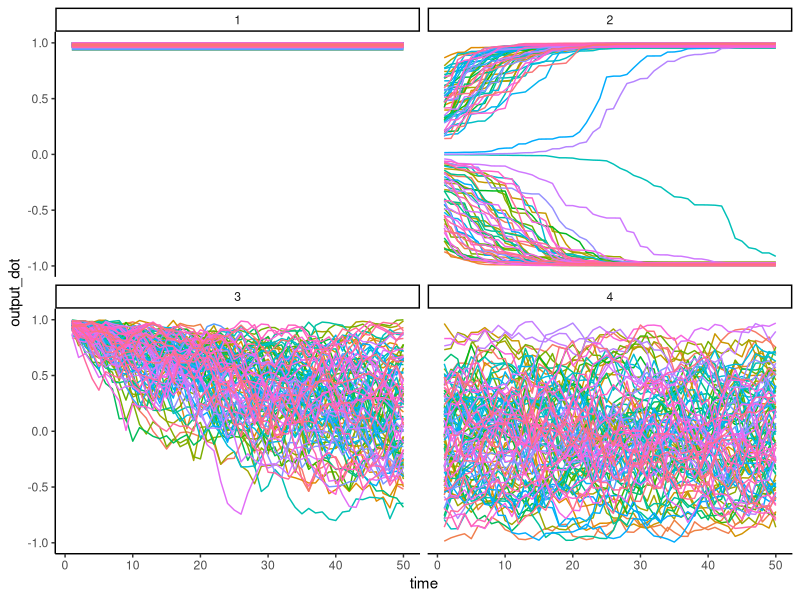

Reproduce this figure in R.
## ---- chunk 1
desired_output <-"Fig_2"
## ---- chunk 2
# First, make sure desired_output is actually set 
if (!exists("desired_output")) { 
  stop("set desired_output!")           # if empty, shout! 
}

# Set Up  ---------------------------------------------------------------------

 install.packages(c("tidyverse", "ggpubr", "igraph"))
 library(tidyverse)   
 library(ggpubr)  # used to arrange plots 
 library(igraph)  # used to compute social network statistics

##  Create Functions -----------------------------------------------------------

# to normalize vectors  
normv <- function(x) { 
  x / c(sqrt(x %*% x))
}

# to compute cosine similarity 
cosim <- function(x, y) {          
  normv(x) %*% normv(y)
}

# to create sigmoid function,
sigmoid <- function(s, x) {  # s = steepness 
  1 / (1 + exp(s * (-x)))
}

##  General -------------------------------------------------------------------

set.seed(999)
agent_N <- 100  # number of agents 
T <- 50  # number of timesteps in each run 

if (desired_output == "Fig_s2" | desired_output == "Fig_s3") {
  # The simulations described in the supplementary materials compare average
  # results for agents of a particular cognitive type (type 2 or 4) with and 
  # without relational mobility over 100 runs of each. Therefore:
  conditions <- 2
  simnum_N <- 100 
  out_op_dist <- list()  # for output 
  for (c in 1:conditions) {
    out_op_dist[[c]] <- array(0, dim = c(4, T + 1, simnum_N))  
  }
  names(out_op_dist) <- c("no_mobility", "mobility")
} else { 
  # simulations in the main body of the paper are used to illustrate opinion
  # dynamics across four cognitive types with varying relational mobility, so:
  conditions <- 4
  simnum_N <- 1
  OutX <- list() # for output
  for (c in 1:conditions) {
    OutX[[c]] <- array(0, dim = c(agent_N, 5, T + 1))  
  }
  names(OutX) <- c("type_1", "type_2", "type_3", "type_4")
  out_a <- matrix(0, 5, conditions * simnum_N) # for tracking ideology a
}

##  Sub Model 1. Tensor Product -----------------------------------------------

w_i <- .5 # the learning rate
# 0 < w_i < 1, where larger values = slower learning

op <-  10  # the opposition strength
# for ideology representation a and contrasting ideology b

##  Sub Model 2. Social Influence ---------------------------------------------

K <- 1 # number of iterations for Friedkin et al. grounding process each timestep

Cf <- diag(5)  # C matrix from original model; replaced with identity matrix here 
# as this is absorbed in the Tensor Product model. 

# Get going -------------------------------------------------------------------

types_run <- 1 

##  Simulations from main body of paper --------------------------------------

if (desired_output == "Fig_2" | 
    desired_output == "Fig_3" |
    desired_output == "Fig_4") {
  while (types_run < 5) {
    
    for (simnum in 1:simnum_N) {
      
      # Set Agent Cognitive Type 
      type <- types_run
      
      # Set Relational Mobility
      if (desired_output == "Fig_2") {  
        relational_mobility <- 1 # Friedkin et al. model is not included
      } 
      if (desired_output == "Fig_3") { 
        relational_mobility <- 2  # Social influence via static network
      } 
      if (desired_output == "Fig_4") {
        relational_mobility <- 3  # Social influence via dynamic network
      } 
      
      # Initialise sub model 1. Tensor Product 
      
      # Set up the ideology representation a and contrasting ideology b 
      a <- normv(runif(5, -1, 1))  # |a| = 5, normalized w values from -1 to 1
      out_a[, type] <- a 
      b <- normv(-a + rnorm(5, 0, 1 / op))
      
      # Create the starting input matrix X0
      X0 <- matrix(0, agent_N, 5)  
      for (i in 1:agent_N) {
        X0[i, ] <- normv(runif(5, -1, 1))
      }
      
      # Set up to store output 
      OutX[[types_run]][, , 1] <- X0  # starting with t = 1
      X <- X0
      
      # Individualise learning 
      s0 <- matrix(0, agent_N, 5)  # self representation
      e0 <- matrix(0, agent_N, 5)  # learned ideology (of a with noise)
      eu <- matrix(0, agent_N, 5)  # individualised belief system 
      for (agent_i in 1:agent_N) {
        s0[agent_i,] <- normv(runif(5, -1, 1))       
        e0[agent_i,] <- normv(a + rnorm(5, 0, .1))  
        eu[agent_i,] <- normv(runif(5, -1, 1))
      }
      
      # Set agent cognitive style/type
      C <- array(0, dim=c(5, 5, agent_N)) # interpeter 
      M <- array(0, dim=c(5, 5, agent_N)) # memory 
      if (type == 1 | type == 2) {   
        ideological_filter <- TRUE   
      } else {                      
        ideological_filter <- FALSE
      }
      if (type == 1 | type == 3) {
        ideological_ego <- TRUE
      } else {
        ideological_ego <- FALSE
      }
      for (agent_i in 1:agent_N) {
        if(ideological_filter == TRUE) {  
          # get ideological filter 
          C[, , agent_i] <- normv(e0[agent_i, ]) %*% t(normv(e0[agent_i, ]))
        } else {  
          # otherwise unbiased filter
          C[, , agent_i] <- diag(5)                                    
        }
        if (ideological_ego == TRUE) {
          # get ideological ego-involvement
          M[, , agent_i] <- s0[agent_i, ] %*% t(e0[agent_i, ])              
        } else {
          # otherwise have non-ideological ego-involvement
          M[, , agent_i] <- s0[agent_i, ] %*% t(eu[agent_i, ])             
        } 
      }
      
      # Set up empty matrices:
      input <- matrix(0, agent_N, 5)  # input from each agent
      e <- matrix(0, agent_N, 5)  # interpretations of input received 
      s <- matrix(0, agent_N, 5)  # source memory 
      E <- matrix(0, 5, 5)  # episodic memory 
      output <- matrix(0, agent_N, 5)  # output 
      
      
      # Initialise sub model 2. Social Influence 
      
      # Set up the influence matrix, W
      W <- matrix(0, agent_N, agent_N)      
      W0 <- matrix(0, agent_N, agent_N)  # influence matrix at t = 1
      uW <- matrix(0, agent_N, agent_N)    
      St <- rnorm(agent_N, 0, 1)
      stubborn <- runif(agent_N, 0, 0.6) # agents influence on itself, wii, a trait 
      for (i in 1:agent_N) {
        for (j in 1:agent_N) {
          uW[, j] <- sigmoid(2, St[j] - St[i])
          W0[i, ] <- (( (1- stubborn[i]) / (sum(uW[i, ]) - uW[i, i])) * uW[i, ])
          W0[i, i] <- stubborn[i]  
        }
      }
      # Make sure influence matrix can be modified  
      W <- W0 
      Wb <- W0
      
      # Set up A 
      A <- matrix(0, agent_N, agent_N)
      for (i in 1:agent_N) {
        A[i, i] <- 1 - (diag(W0)[i])  # 1 - influence 
      }
      
      # Set up I
      I <- diag(agent_N) 
      
      # Add network dynamics 
      if (relational_mobility == 1) { 
        friedkin <- FALSE  
        change_ties <- FALSE  # or lack there of
        change_severe <- FALSE  
      } else {  
        friedkin <- TRUE
        if (relational_mobility == 2) {  # is this efficient? No.. but it works
          change_ties <- FALSE
          change_severe <- FALSE
        } else {  
          change_ties <- TRUE
          change_severe <- TRUE 
        }
      }
      
      # Ticks start (main)-----------------------------------------------------
      
      for (t in 1:T) {  # in each timestep
        
        for (agent_i in 1:agent_N) {  # each agent goes through
          
          # The Tensor Product Model 
          
          # takes input from X
          input[agent_i, ] <- normv(X[agent_i, ])
          # interprets it via C
          e[agent_i, ] <- C[, , agent_i] %*% input[agent_i, ]  
          # attributes source via M 
          s[agent_i, ] <- M[, , agent_i] %*% e[agent_i, ]  
          # forms an episodic memory 
          E <- s[agent_i, ] %*% t(e[agent_i, ])  
          # updates their long-term memory 
          M[, , agent_i] <-  w_i * M[, , agent_i] +  (1 - w_i) * E 
          # generates output 
          output[agent_i, ] <- 
            # first, filtering product of self-opinion and memory  
            C[, , agent_i] %*% normv(as.vector(t(s0[agent_i, ]) %*%  M[, , agent_i]))   
          # then saving it to feed into the Friedkin et al. model 
          X[agent_i, ] <- output[agent_i, ]
        }
        
        # Then, the Friedkin et al. model is repeated K times 
        
        if (friedkin == TRUE) {
          Xk <- X
          # update output matrix via communication (grounding process) 
          for (k in 1:K) {
            Xk <- A %*% W %*% Xk %*% t(Cf) + 
              ((I - A) %*% X)
            X <- Xk
          }
        }
        
        # store output from round, will act as input for next
        OutX[[types_run]][, , t + 1] <- X
        
        # Next, social network dynamics play out (if permitted )
        
        # modify influence matrix W
        if (change_ties == TRUE) {
          if (change_severe == TRUE) {
            for (i in 1:agent_N) {
              for (j in 1:agent_N) {
                # callibrate influence at resonance and cut ties if dissonant
                if (cosim(X[i, ], X[j, ]) > 0) {
                  # boost!
                  Wb[i, j] <- sigmoid(2, cosim(X[i, ], X[j, ]))
                } else {
                  # bye!
                  Wb[i, j] <- 0
                }
              }  # end j 
              if (sum(Wb[i, ]) - Wb[i, i] == 0 ) {
                W[i, ] <- Wb[i, ]
              } else {
                W[i, ] <- (( (1- stubborn[i]) / (sum(Wb[i, ]) - Wb[i, i])) * Wb[i, ])
              }
              W[i, i] <- stubborn[i] # self-influence is trait, so stays same over runs 
            } # end i 
            
            # If network is static, option to decrease influence if dissonant
            # (not included in this paper)
          } else {   
            if (cosim(X[i, ], X[j, ]) > 0) {
              Wb[i, j] <- sigmoid(2, cosim(X[i, ], X[j, ]))
            } else {
              Wb[i, j] <- sigmoid(-2, cosim(X[i, ], X[j, ]))
            }
          }
        }
        
        # When only incorperating the Tensor Product model, 
        if (friedkin == FALSE) {
          # create random input for the next time step. 
          for (i in 1:agent_N) {
            X[i, ] <- normv(runif(5, -1, 1))
          }
        }
      } # end timestep
    }  # end of runs for agent cognitive type 
    
    types_run <- types_run + 1
  }  
  # end simulations, ready to plot!  
}

##  Simulations from supplementary materials ----------------------------------

if (desired_output == "Fig_s2" | desired_output == "Fig_s3") {
  
  while (types_run < 3) {
    
    for (simnum in 1:simnum_N) {
      
      # Set Agent Cognitive Type 
      if (desired_output == "Fig_s2") {
        type <- 2 
      } else { # Fig_s3
        type <- 4 
      }
      
      # Set Relational Mobility
      if (types_run == 1) {
        relational_mobility <- 2  # run no rewiring
      } else {
        relational_mobility <- 3  # then rewiring 
      }
      
      # Initialise sub model 1. Tensor Product 
      
      # Set up the ideology representation a and contrasting ideology b 
      a <- normv(runif(5, -1, -1))  # |a| = 5, normalized w values from -1 to 1
      b <- normv(-a + rnorm(5, 0, 1 / op))
      
      # Create the starting input matrix X0
      X0 <- matrix(0, agent_N, 5)  
      for (i in 1:agent_N) {
        X0[i, ] <- normv(runif(5, -1, 1))
      }
      X <- X0
      
      # Individualise learning 
      s0 <- matrix(0, agent_N, 5)  # self representation
      e0 <- matrix(0, agent_N, 5)  # learned ideology (of a with noise)
      eu <- matrix(0, agent_N, 5)  # individualised belief system 
      for (agent_i in 1:agent_N) {
        s0[agent_i,] <- normv(runif(5, -1, 1))       
        e0[agent_i,] <- normv(a + rnorm(5, 0, .1))  
        eu[agent_i,] <- normv(runif(5, -1, 1))
      }
      
      # Set agent cognitive style/type
      C <- array(0, dim=c(5, 5, agent_N)) # interpeter 
      M <- array(0, dim=c(5, 5, agent_N)) # memory 
      if (type == 2) {
        ideological_filter <- TRUE
        ideological_ego <- FALSE
      }
      
      if (type == 4) {
        ideological_filter <- FALSE
        ideological_ego <- FALSE
      }
      for (agent_i in 1:agent_N) {
        if(ideological_filter == TRUE) {  
          # get ideological filter 
          C[, , agent_i] <- normv(e0[agent_i, ]) %*% t(normv(e0[agent_i, ]))
        } else {  
          # otherwise unbiased filter
          C[, , agent_i] <- diag(5)                                    
        }
        if (ideological_ego == TRUE) {
          # get ideological ego-involvement
          M[, , agent_i] <- s0[agent_i, ] %*% t(e0[agent_i, ])              
        } else {
          # otherwise have non-ideological ego-involvement
          M[, , agent_i] <- s0[agent_i, ] %*% t(eu[agent_i, ])             
        } 
      }
      
      # Set up empty matrices:
      input <- matrix(0, agent_N, 5)  # input from each agent
      e <- matrix(0, agent_N, 5)  # interpretations of input received 
      s <- matrix(0, agent_N, 5)  # source memory 
      E <- matrix(0, 5, 5)  # episodic memory 
      output <- matrix(0, agent_N, 5)  # output 
      
      # Initialise sub model 2. Social Influence 
      
      # Set up the influence matrix, W
      W <- matrix(0, agent_N, agent_N)      
      W0 <- matrix(0, agent_N, agent_N)  # influence matrix at t = 1
      uW <- matrix(0, agent_N, agent_N)    
      St <- rnorm(agent_N, 0, 1)
      stubborn <- runif(agent_N, 0, 0.6) # agents influence on itself, wii, a trait 
      for (i in 1:agent_N) {
        for (j in 1:agent_N) {
          uW[, j] <- sigmoid(2, St[j] - St[i])
          W0[i, ] <- (( (1- stubborn[i]) / (sum(uW[i, ]) - uW[i, i])) * uW[i, ])
          W0[i, i] <- stubborn[i]  
        }
      }
      # Make sure influence matrix can be modified  
      W <- W0 
      Wb <- W0
      
      # Set up A 
      A <- matrix(0, agent_N, agent_N)
      for (i in 1:agent_N) {
        A[i, i] <- 1 - (diag(W0)[i])  # 1 - influence 
      }
      
      # Set up I
      I <- diag(agent_N) 
      
      # Add network dynamics 
      if (relational_mobility == 2) {  
        change_ties <- FALSE
        change_severe <- FALSE
      } else {  
        change_ties <- TRUE
        change_severe <- TRUE 
      }
      
      # Describe initial opinion distribution
      simx <- matrix(0, agent_N, agent_N)  # to track similarity in input
      simxadj <- matrix(0, agent_N, agent_N)
      for (i in 1:agent_N) {
        for (j in 1:agent_N) {
          simx[i, j] <- cosim(X0[i, ], X0[j, ])
        }
      }
      
      # Converse cosine similarities to network ties
      for (i in 1:agent_N) {
        for (j in 1:agent_N) {
          if (simx[i, j] > 0) {   # ties based on similarity of ideologies a
            simxadj[i, j] <- 1   # no ties for neutral or oposing others 
          } else {
            simxadj[i, j] <- 0
          }
        }
      }
      
      simnet <- igraph::graph_from_adjacency_matrix(simxadj)
      op_community <- igraph::cluster_walktrap(simnet)
      # Saving: 
      # 1. average similarity of ideologies
      op_mean <- mean(simx) 
      # 2. and the standard deviation
      op_sd <- sd(simx) 
      # 3. number of network clusters
      op_cluster <- max(igraph::membership(op_community)) 
      # Starting with t = 1
      out_op_dist[[types_run]][, 1, simnum] <- c(type, op_mean, op_sd, op_cluster)
      
      
      # Ticks start (supp)-----------------------------------------------------
      
      for (t in 1:T) {  # in each timestep
        
        for (agent_i in 1:agent_N) {  # each agent goes through
          
          # The Tensor Product Model 
          
          # input is taken from X
          input[agent_i, ] <- normv(X[agent_i, ])
          # interpeted via C
          e[agent_i, ] <- C[, , agent_i] %*% input[agent_i, ]  
          # source attributed via M
          s[agent_i, ] <- M[, , agent_i] %*% e[agent_i, ]  
          # episodic memory formed 
          E <- s[agent_i, ] %*% t(e[agent_i, ])  
          # LTM memory updated
          M[, , agent_i] <-  w_i * M[, , agent_i] +  (1 - w_i) * E 
          # output generated
          output[agent_i, ] <- 
            # intepretor filters product of self-opinion and memory 
            C[, , agent_i] %*% normv(as.vector(t(s0[agent_i, ]) %*%  M[, , agent_i]))   
          # output saved to feed in the Friedkin 
          X[agent_i, ] <- output[agent_i, ]
        }
        
        # Then, the Friedkin et al. model as a group, repeated K times 
        
        Xk <- X
        # Update output matrix via communication (grounding process) 
        for (k in 1:K) {
          Xk <- A %*% W %*% Xk %*% t(Cf) + 
            ((I - A) %*% X)
          X <- Xk
        }
        
        # Social network dynamics play out (if permitted )
        
        # Modify influence matrix W
        if (change_ties == TRUE) {
          if (change_severe == TRUE) {
            for (i in 1:agent_N) {
              for (j in 1:agent_N) {
                # callibrate influence at resonance and cut ties if dissonant
                if (cosim(X[i, ], X[j, ]) > 0) {
                  # boost!
                  Wb[i, j] <- sigmoid(2, cosim(X[i, ], X[j, ]))
                } else {
                  # bye!
                  Wb[i, j] <- 0
                }
              }  # end j 
              if (sum(Wb[i, ]) - Wb[i, i] == 0 ) {
                W[i, ] <- Wb[i, ]
              } else {
                W[i, ] <- (( (1- stubborn[i]) / (sum(Wb[i, ]) - Wb[i, i])) * Wb[i, ])
              }
              W[i, i] <- stubborn[i] # self-influence is trait, same over runs 
            } # end i 
          } 
        }
        
        # Compute relevant statistics for opinion distribution
        # starting with cosine similarity between opinion vectors
        for (i in 1:agent_N) {
          for (j in 1:agent_N) {
            simx[i, j] <- cosim(X[i, ], X[j, ])
          }
        }
        
        # convert cosine similarities to network ties 
        for (i in 1:agent_N) {
          for (j in 1:agent_N) {
            if (simx[i, j] > 0) {   
              simxadj[i, j] <- 1   
            } else {
              simxadj[i, j] <- 0
            }
          }
        } 
        
        # Get summary stats
        op_mean <- mean(simx)
        op_sd <- sd(simx)
        simnet <- igraph::graph_from_adjacency_matrix(simxadj)
        op_community <- igraph::cluster_walktrap(simnet)
        op_cluster <- max(igraph::membership(op_community)) 
        out_op_dist[[types_run]][, t + 1, simnum] <- c(type, op_mean, op_sd, op_cluster)
      }
    }
    types_run <- types_run + 1  
  }
} # end supplementary simulations 

## ---- chunk 3
# Plot  -----------------------------------------------------------------------

if (desired_output == "Fig_2") {
  # get out dot product of each agent's output and a
  out <- matrix(0, agent_N * conditions, T + 3)
  hold <- list()
  for (c in 1:conditions) {
    a_2 <- out_a[, c] # get relevant a out 
    for (row in 1:agent_N) {  
      # save agent type in first col
      out[(agent_N * c) + (row - agent_N), 1] <- c 
      # label agents 
      out[(agent_N * c) + (row - agent_N), 2] <- row
    }
    hold <- OutX[[c]]
    for (timestep in 1:T + 1) {
      # get agents output at time t in relevant condition
      colvec <- t(hold[, , timestep])
      for (i in 1:agent_N) {
        out[(agent_N * c) + ( i - agent_N), 1 + timestep] <- (a_2 %*% colvec[, i])
      }
    } 
  }
  # make this plotable 
  out <- as.data.frame(out)
  colnames(out) <- c("agent_type", "agent_id", 1:51)
  out <- pivot_longer(out, 
                       cols = -c(agent_type, agent_id),
                       names_to = "time", 
                       values_to = "output_dot")
  out$time <- as.numeric(out$time)
  out$agent_type <- factor(out$agent_type)
  # plot 
  ggplot(out, aes(x = time, y = output_dot, color = factor(agent_id))) +
    geom_line() + 
    xlim(1,50) +
    theme_classic() + 
    theme(legend.position = "none") + 
    facet_wrap(~ agent_type)
}

if (desired_output == "Fig_3" | desired_output == "Fig_4") {
  time <- rep(0:T, conditions)
  out <- list()
  for (c in 1:conditions) {
    out[[c]] <- matrix(0, T + 1, agent_N + 1)
    out[[c]][, 1] <- c
    a_2 <- out_a[, c] 
    for (i in 1:agent_N) {
      out[[c]][1, i + 1] <- cosim(a_2, OutX[[c]][i, , 1])
      for (t in 1:T) {
        out[[c]][t+1, i + 1] <- cosim(a_2, OutX[[c]][i, , t+1])
      }
    }
    hold <- as.data.frame(out[[c]])
    hold <- cbind(time, hold)
    colnames(hold)[2] <- "agent_type"
    colnames(hold)[3:102] <- c(1:agent_N)
    hold <- pivot_longer(hold, 
                         cols = -c(time,agent_type),
                         names_to = "agent",
                         values_to = "opinion")
    out[[c]] <- hold 
  }
  out_all <- rbind(out[[1]], out[[2]], out[[3]], out[[4]])
  ggplot(out_all, aes( x = time, y = opinion, color = factor(agent))) + 
    ylim(-1,1) +
    geom_line() + 
    theme_classic() + 
    theme(legend.position = "none") + 
    facet_wrap(~ agent_type)
}

if (desired_output == "Fig_s2" | desired_output == "Fig_s3" ) {
  # plot mean opinion clusters per timestep across runs 
  # and sd of opinion similarities per timestep across runs
  out_op_dat <- list()
  for (c in 1:conditions) {
    out_op_dat[[c]] <- matrix(0, simnum_N * (T + 1), 5)
    for (simnum in 1:simnum_N) {
      for (t in 0:T) {
        out_op_dat[[c]][t + 1 + (simnum - 1) * (T + 1), 1] <- simnum
        out_op_dat[[c]][t + 1 + (simnum - 1) * (T + 1), 2] <- t + 1
        out_op_dat[[c]][t + 1 + (simnum - 1) * (T + 1), 3] <- out_op_dist[[c]][2, t + 1, simnum] # op_mean
        out_op_dat[[c]][t + 1 + (simnum - 1) * (T + 1), 4] <- out_op_dist[[c]][3, t + 1, simnum] # op_sd 
        out_op_dat[[c]][t + 1 + (simnum - 1) * (T + 1), 5] <- out_op_dist[[c]][4, t + 1, simnum] # clusters
      }
    }
    hold <- as.data.frame(out_op_dat[[c]])
    colnames(hold) <- c("simulation","time","opinion_mean","opinion_SD","cluster")
    mean_cluster <- stats::aggregate(hold$cluster, 
                                     list(hold$time), 
                                     FUN = "mean")
    if (c == 1) {
      mean_cluster$mobility <- "no mobility"
      } else { 
      mean_cluster$mobility <- "high relational mobility"
    }
    colnames(mean_cluster)[1:2] <- c("time", "mean_clusters")
    # mean_sd 
    mean_sd <- stats::aggregate(hold$opinion_SD, 
                                list(hold$time), 
                                FUN = "mean")
    colnames(mean_sd) <- c("time", "mean_opinion_sd")
    hold <- cbind(mean_cluster, mean_sd)
    out_op_dat[[c]] <- hold
  }
 out_all <- rbind(out_op_dat[[1]], out_op_dat[[2]])
 out_all <- out_all[-c(4)] # drop duplicate col 
 # plot 
 cluster_plot <- 
   ggplot(out_all, aes(x = time, y = mean_clusters, color = factor(mobility))) + 
   geom_line() + 
   scale_colour_discrete(name  ="Agent Mobility") + 
   theme_classic() +
   # theme(legend.position = "above") + 
   ylab("average number of clusters ") 
 sd_plot <- 
   ggplot(out_all, aes(x = time, y = mean_opinion_sd, color = factor(mobility))) + 
   geom_line() + 
   scale_colour_discrete(name  ="Agent Mobility") + 
   theme_classic() + 
  # theme(legend.position = "above") + 
   ylab("average standard deviation of opinion") 
 
 ggarrange(sd_plot, cluster_plot, 
           labels = c("A", "B"))
}

